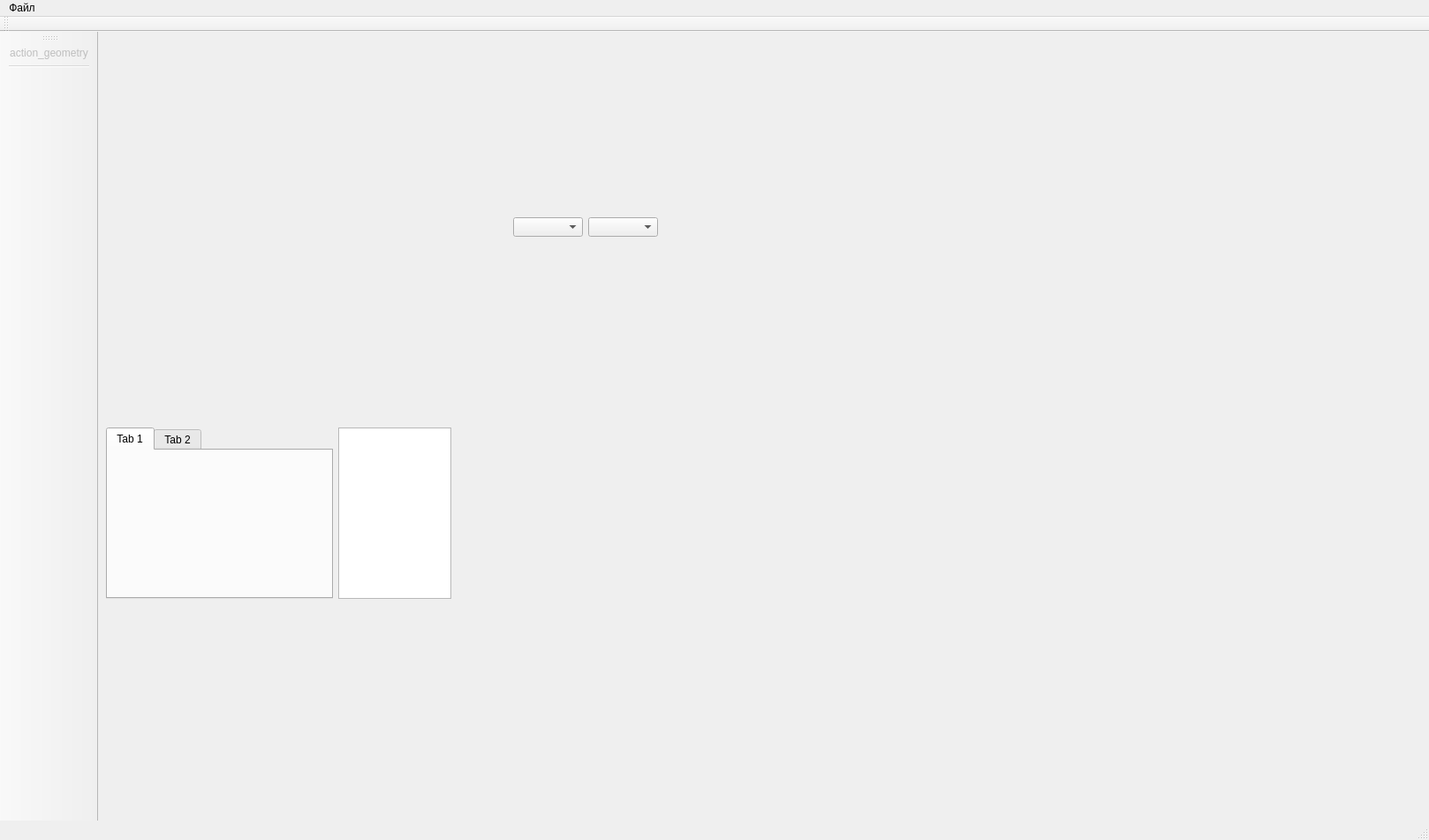
<?xml version="1.0" encoding="UTF-8"?>
<ui version="4.0">
 <class>MainWindow</class>
 <widget class="QMainWindow" name="MainWindow">
  <property name="geometry">
   <rect>
    <x>0</x>
    <y>0</y>
    <width>1618</width>
    <height>951</height>
   </rect>
  </property>
  <property name="windowTitle">
   <string>MainWindow</string>
  </property>
  <widget class="QWidget" name="centralwidget">
   <widget class="QWidget" name="widget_3" native="true">
    <property name="geometry">
     <rect>
      <x>470</x>
      <y>210</y>
      <width>164</width>
      <height>56</height>
     </rect>
    </property>
    <layout class="QGridLayout" name="gridLayout">
     <item row="0" column="0">
      <widget class="QComboBox" name="comboBox"/>
     </item>
     <item row="0" column="1" rowspan="2">
      <layout class="QVBoxLayout" name="verticalLayout_2">
       <item>
        <widget class="QComboBox" name="comboBox_2"/>
       </item>
       <item>
        <widget class="QWidget" name="widget_2" native="true"/>
       </item>
      </layout>
     </item>
     <item row="1" column="0">
      <widget class="QWidget" name="widget" native="true"/>
     </item>
    </layout>
   </widget>
   <widget class="QWidget" name="">
    <property name="geometry">
     <rect>
      <x>9</x>
      <y>448</y>
      <width>391</width>
      <height>194</height>
     </rect>
    </property>
    <layout class="QHBoxLayout" name="horizontalLayout_2" stretch="2,1">
     <item>
      <widget class="QTabWidget" name="tabWidget">
       <widget class="QWidget" name="tab">
        <attribute name="title">
         <string>Tab 1</string>
        </attribute>
       </widget>
       <widget class="QWidget" name="tab_2">
        <attribute name="title">
         <string>Tab 2</string>
        </attribute>
       </widget>
      </widget>
     </item>
     <item>
      <widget class="QTreeView" name="treeView"/>
     </item>
    </layout>
   </widget>
   <widget class="Line" name="line">
    <property name="geometry">
     <rect>
      <x>9</x>
      <y>886</y>
      <width>1565</width>
      <height>16</height>
     </rect>
    </property>
    <property name="orientation">
     <enum>Qt::Horizontal</enum>
    </property>
   </widget>
  </widget>
  <widget class="QMenuBar" name="menubar">
   <property name="geometry">
    <rect>
     <x>0</x>
     <y>0</y>
     <width>1618</width>
     <height>21</height>
    </rect>
   </property>
   <widget class="QMenu" name="menu">
    <property name="title">
     <string>Файл</string>
    </property>
    <addaction name="action_new_file"/>
   </widget>
   <addaction name="menu"/>
  </widget>
  <widget class="QToolBar" name="toolBar">
   <property name="enabled">
    <bool>false</bool>
   </property>
   <property name="windowTitle">
    <string>toolBar</string>
   </property>
   <attribute name="toolBarArea">
    <enum>LeftToolBarArea</enum>
   </attribute>
   <attribute name="toolBarBreak">
    <bool>false</bool>
   </attribute>
   <addaction name="action_geometry"/>
   <addaction name="separator"/>
  </widget>
  <widget class="QStatusBar" name="statusbar"/>
  <widget class="QToolBar" name="toolBar_2">
   <property name="windowTitle">
    <string>toolBar_2</string>
   </property>
   <attribute name="toolBarArea">
    <enum>TopToolBarArea</enum>
   </attribute>
   <attribute name="toolBarBreak">
    <bool>false</bool>
   </attribute>
  </widget>
  <action name="action_new_file">
   <property name="checkable">
    <bool>true</bool>
   </property>
   <property name="icon">
    <iconset>
     <normaloff>C:/Users/Vitaliy/.designer/icon/new_file.png</normaloff>C:/Users/Vitaliy/.designer/icon/new_file.png</iconset>
   </property>
   <property name="text">
    <string>Новый расчет</string>
   </property>
  </action>
  <action name="action_geometry">
   <property name="checkable">
    <bool>true</bool>
   </property>
   <property name="icon">
    <iconset>
     <normaloff>C:/Users/Vitaliy/.designer/icon/geometry.png</normaloff>C:/Users/Vitaliy/.designer/icon/geometry.png</iconset>
   </property>
   <property name="text">
    <string>action_geometry</string>
   </property>
   <property name="shortcut">
    <string>Ctrl+G</string>
   </property>
  </action>
 </widget>
 <resources>
  <include location="../../test_pyqt/icon/icons.qrc"/>
 </resources>
 <connections/>
</ui>
